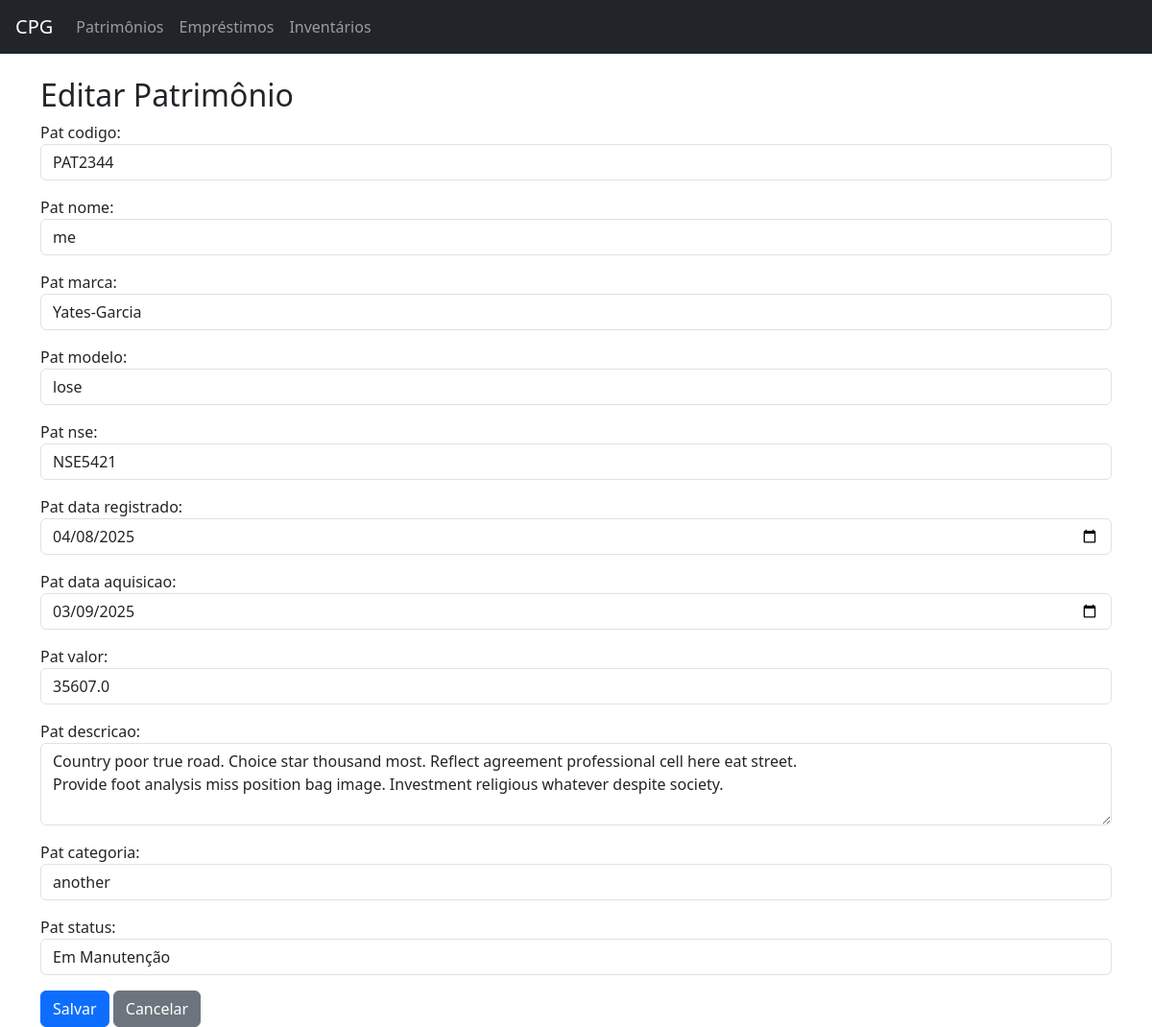
The page /sistema/patrimonios/1/editar/ on the database its author committed.
### patrimonio/models.py (models this page shows, shortened)
class Patrimonio(models.Model):
    pat_codigo = models.CharField(max_length=20, unique=True)  # Código de tombamento
    pat_nome = models.CharField(max_length=100)
    pat_marca = models.CharField(max_length=100)
    pat_modelo = models.CharField(max_length=100)
    pat_nse = models.CharField(max_length=50, unique=True)
    pat_data_registrado = models.DateField()
    pat_data_aquisicao = models.DateField()
    pat_valor = models.FloatField()
    pat_descricao = models.TextField(blank=True, null=True)
    pat_categoria = models.CharField(max_length=100)
    pat_status = models.CharField(
        max_length=20,
        choices=[('ativo', 'Ativo'), ('manutencao', 'Em Manutenção'), ('baixado', 'Baixado')],
        default='ativo'
    )

### patrimonio/views.py (the view)
# urls.py: path('patrimonios/<int:id>/editar/', views.editar_patrimonio, name='editar_patrimonio'),
def editar_patrimonio(request, id):
    patrimonio = get_object_or_404(Patrimonio, id=id)
    if request.method == 'POST':
        form = PatrimonioForm(request.POST, instance=patrimonio)
        if form.is_valid():
            form.save()
            return redirect('listar_patrimonios')
    else:
        form = PatrimonioForm(instance=patrimonio)
    return render(request, 'patrimonios/editar_patrimonio.html', {'form': form, 'patrimonio': patrimonio})

### patrimonio/forms.py
class PatrimonioForm(forms.ModelForm):
    class Meta:
        model = Patrimonio
        fields = '__all__'
        widgets = {
            'pat_codigo': forms.TextInput(attrs={'class': 'form-control'}),
            'pat_nome': forms.TextInput(attrs={'class': 'form-control'}),
            'pat_marca': forms.TextInput(attrs={'class': 'form-control'}),
            'pat_modelo': forms.TextInput(attrs={'class': 'form-control'}),
            'pat_nse': forms.TextInput(attrs={'class': 'form-control'}),
            'pat_data_registrado': forms.DateInput(attrs={'class': 'form-control', 'type': 'date'}),
            'pat_data_aquisicao': forms.DateInput(attrs={'class': 'form-control', 'type': 'date'}),
            'pat_valor': forms.NumberInput(attrs={'class': 'form-control'}),
            'pat_descricao': forms.Textarea(attrs={'class': 'form-control', 'rows': 3}),
            'pat_categoria': forms.TextInput(attrs={'class': 'form-control'}),
            'pat_status': forms.Select(attrs={'class': 'form-control'}),
        }

### patrimonio/templates/patrimonios/editar_patrimonio.html (shortened to what this page needs)
{% extends 'patrimonios/base.html' %}
{% block content %}
<h2>Editar Patrimônio</h2>
<form method="post">
    {{ form.as_p }}
    <button type="submit" class="btn btn-primary">Salvar</button>
    <a href="{% url 'listar_patrimonios' %}" class="btn btn-secondary">Cancelar</a>
</form>
{% endblock %}

### rows shown on the page
Patrimonio: pat_codigo "PAT2344", pat_nome "me", pat_marca "Yates-Garcia", pat_modelo "lose", pat_nse "NSE5421", pat_data_registrado "04/08/2025", pat_data_aquisicao "03/09/2025", pat_valor "35607.0", pat_descricao "Country poor true road. Choice star thousand most. Reflect agreement professional cell here eat street. Provide foot analysis miss position bag image. Investment religious whatever despite society.", pat_categoria "another", pat_status "Em Manutenção"
